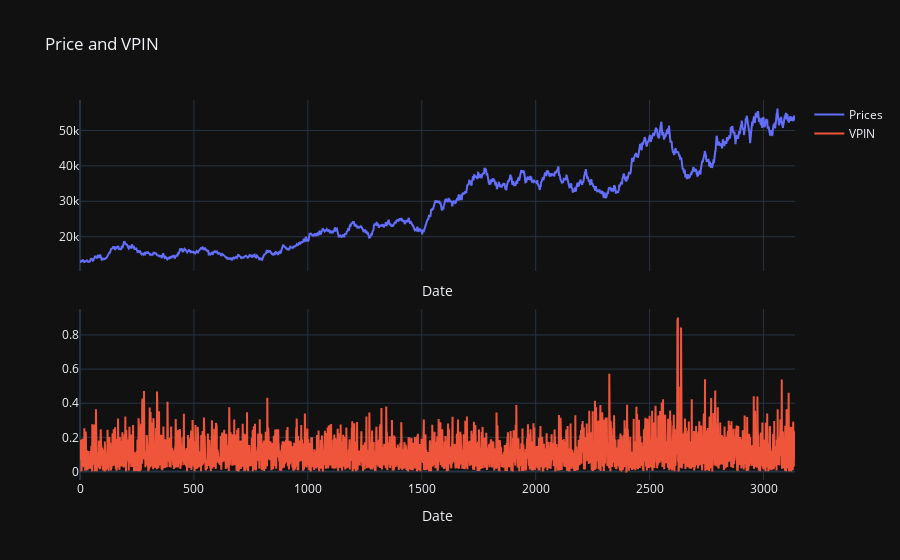

Here is the notebook cell this chart was saved with:
### Code cell
# Create a subplot with 2 rows and 1 column
fig = make_subplots(rows=2, cols=1, shared_xaxes=True, vertical_spacing=0.1)

# Add the price plot to the first row
fig.add_trace(
    go.Scatter(
        x=volume.index,
        y=volume['Close'],
        name="Prices",
    ),
    row=1, col=1,
)

# Add the VPIN plot to the second row as a line chart
fig.add_trace(
    go.Scatter(
        x=volume.index,
        y=volume['VPIN'],
        name="VPIN",
        mode='lines'
    ),
    row=2, col=1,
)

# Update layout
fig.update_layout(
    title="Price and VPIN",
    xaxis_title="Date",
    hovermode="x unified",
    template="plotly_dark",
)

# Update x-axis title for the second subplot
fig.update_xaxes(title_text="Date", row=2, col=1)

# Show the figure
fig.show()

### Figure 1 — Plotly figure (JSON) as saved in the notebook; plotly's stock layout.template omitted (floating-point values rounded to 4 significant figures; data arrays with more than 128 entries replaced by an {"elided": "..."} marker saying what was removed)
{"data": [{"name": "Prices", "type": "scatter", "x": {"elided": "3139 int values"}, "xaxis": "x", "y": {"elided": "3139 int values"}, "yaxis": "y"}, {"mode": "lines", "name": "VPIN", "type": "scatter", "x": {"elided": "3139 int values"}, "xaxis": "x2", "y": {"elided": "3139 float values"}, "yaxis": "y2"}], "layout": {"hovermode": "x unified", "title": {"text": "Price and VPIN"}, "xaxis": {"anchor": "y", "domain": [0, 1], "matches": "x2", "showticklabels": false, "title": {"text": "Date"}}, "xaxis2": {"anchor": "y2", "domain": [0, 1], "title": {"text": "Date"}}, "yaxis": {"anchor": "x", "domain": [0.55, 1]}, "yaxis2": {"anchor": "x2", "domain": [0, 0.45]}}}
